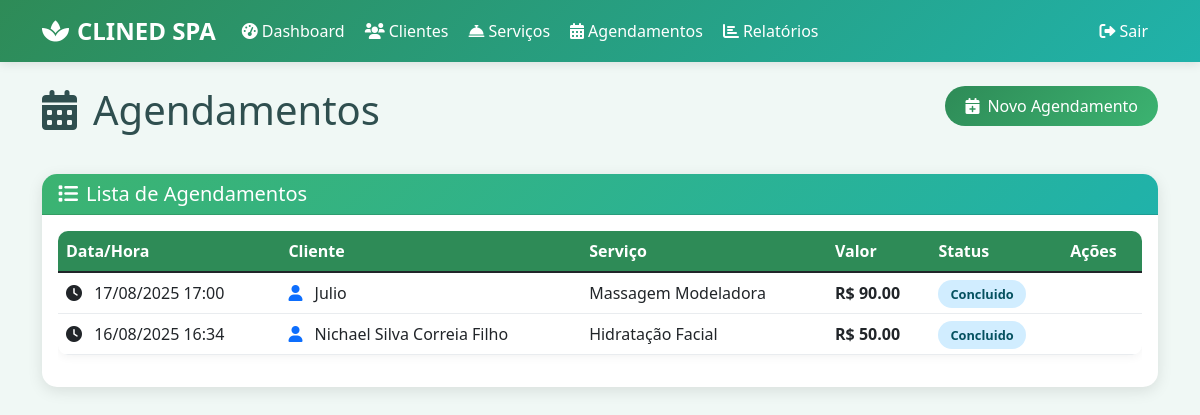
Screenshot of /agendamentos (signed in) with the database file from the repository.
### app.py (models this page shows)
class Agendamento(db.Model):
    id = db.Column(db.Integer, primary_key=True)
    cliente_id = db.Column(db.Integer, db.ForeignKey('cliente.id'), nullable=False)
    servico_id = db.Column(db.Integer, db.ForeignKey('servico.id'), nullable=False)
    data_hora = db.Column(db.DateTime, nullable=False)
    status = db.Column(db.String(20), default='agendado')  # agendado, concluido, cancelado
    observacoes = db.Column(db.Text)
    valor = db.Column(db.Float, nullable=False)
    cliente = db.relationship('Cliente', backref='agendamentos')
    servico = db.relationship('Servico', backref='agendamentos')

class Cliente(db.Model):
    id = db.Column(db.Integer, primary_key=True)
    nome = db.Column(db.String(100), nullable=False)
    telefone = db.Column(db.String(20), nullable=False)
    email = db.Column(db.String(100), nullable=False)
    data_nascimento = db.Column(db.Date)
    data_cadastro = db.Column(db.DateTime, default=datetime.utcnow)
    observacoes = db.Column(db.Text)

class Servico(db.Model):
    id = db.Column(db.Integer, primary_key=True)
    nome = db.Column(db.String(100), nullable=False)
    descricao = db.Column(db.Text)
    preco = db.Column(db.Float, nullable=False)
    duracao = db.Column(db.Integer, nullable=False)  # em minutos
    ativo = db.Column(db.Boolean, default=True)

### app.py (the view)
@app.route('/agendamentos')
def agendamentos():
    if 'logged_in' not in session:
        return redirect(url_for('login'))
    agendamentos = Agendamento.query.order_by(Agendamento.data_hora.desc()).all()
    return render_template('agendamentos.html', agendamentos=agendamentos)

### templates/agendamentos.html (shortened to what this page needs)
{% extends "base.html" %}
{% block content %}
<div class="row mb-4">
    <div class="col-md-6">
        <h1 class="display-6 mb-3">
            <i class="fas fa-calendar-alt me-3"></i>Agendamentos
        </h1>
    </div>
    <div class="col-md-6 text-end">
        <a href="{{ url_for('novo_agendamento') }}" class="btn btn-primary">
            <i class="fas fa-calendar-plus me-2"></i>Novo Agendamento
        </a>
    </div>
</div>
<div class="card">
    <div class="card-header">
        <h5 class="card-title mb-0">
            <i class="fas fa-list me-2"></i>Lista de Agendamentos
        </h5>
    </div>
    <div class="card-body">
        {% if agendamentos %}
            <div class="table-responsive">
                <table class="table table-hover">
                    <thead>
                        <tr>
                            <th>Data/Hora</th>
                            <th>Cliente</th>
                            <th>Serviço</th>
                            <th>Valor</th>
                            <th>Status</th>
                            <th>Ações</th>
                        </tr>
                    </thead>
                    <tbody>
                        {% for agendamento in agendamentos %}
                        <tr>
                            <td>
                                <i class="fas fa-clock me-2"></i>
                                {{ agendamento.data_hora.strftime('%d/%m/%Y %H:%M') }}
                            </td>
                            <td>
                                <i class="fas fa-user me-2 text-primary"></i>
                                {{ agendamento.cliente.nome }}
                            </td>
                            <td>{{ agendamento.servico.nome }}</td>
                            <td>
                                <strong>R$ {{ "%.2f"|format(agendamento.valor) }}</strong>
                            </td>
                            <td>
                                <span class="status-badge status-{{ agendamento.status }}">
                                    {{ agendamento.status.title() }}
                                </span>
                            </td>
                            <td>
                            </td>
                        </tr>
                        {% endfor %}
                    </tbody>
                </table>
            </div>
        {% endif %}
    </div>
</div>
{% endblock %}

### templates/base.html (style rules this page uses)
:root { --primary-color: #2E8B57; --secondary-color: #20B2AA; --accent-color: #3CB371; --light-bg: #F0F8F5; --dark-text: #2F4F4F; }
body { background-color: var(--light-bg); color: var(--dark-text); font-family: 'Segoe UI', Tahoma, Geneva, Verdana, sans-serif; }
.card { border: none; border-radius: 15px; box-shadow: 0 4px 15px rgba(0,0,0,0.1); transition: all 0.3s ease; background: white; }
.card-header { background: linear-gradient(135deg, var(--accent-color), var(--secondary-color)); color: white; border-radius: 15px 15px 0 0 !important; font-weight: bold; }
.btn-primary { background: linear-gradient(135deg, var(--primary-color), var(--accent-color)); border: none; border-radius: 25px; padding: 8px 20px; transition: all 0.3s ease; }
.table { background: white; border-radius: 10px; overflow: hidden; box-shadow: 0 2px 10px rgba(0,0,0,0.05); }
.table th { background-color: var(--primary-color); color: white; border: none; font-weight: 600; }
.table td { border-color: #e9ecef; vertical-align: middle; }
.status-badge { padding: 5px 12px; border-radius: 20px; font-size: 0.8rem; font-weight: 600; }
.status-concluido { background-color: #d1edff; color: #055160; }

### rows the page displays
Agendamento: data_hora "17/08/2025 17:00", cliente.nome "Julio", servico.nome "Massagem Modeladora", valor "90.00", status "Concluido"
Agendamento: data_hora "16/08/2025 16:34", cliente.nome "Nichael Silva Correia Filho", servico.nome "Hidratação Facial", valor "50.00", status "Concluido"
